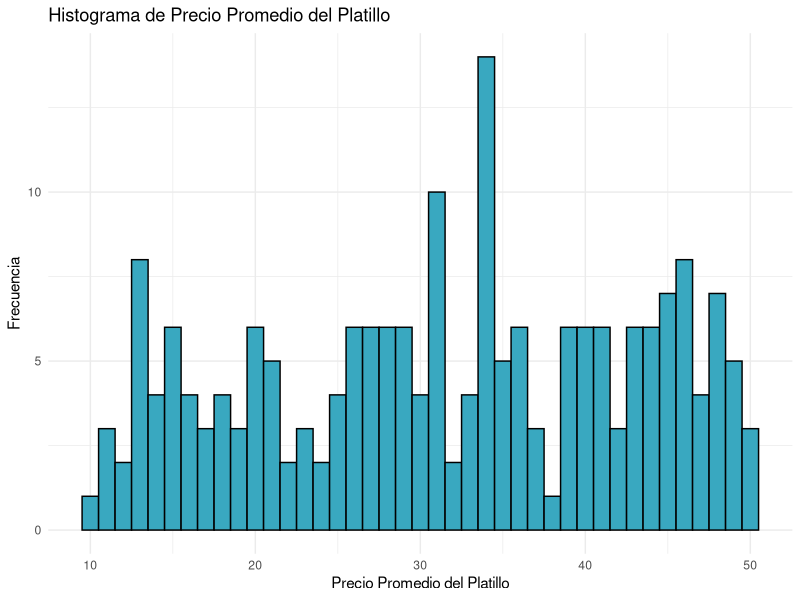
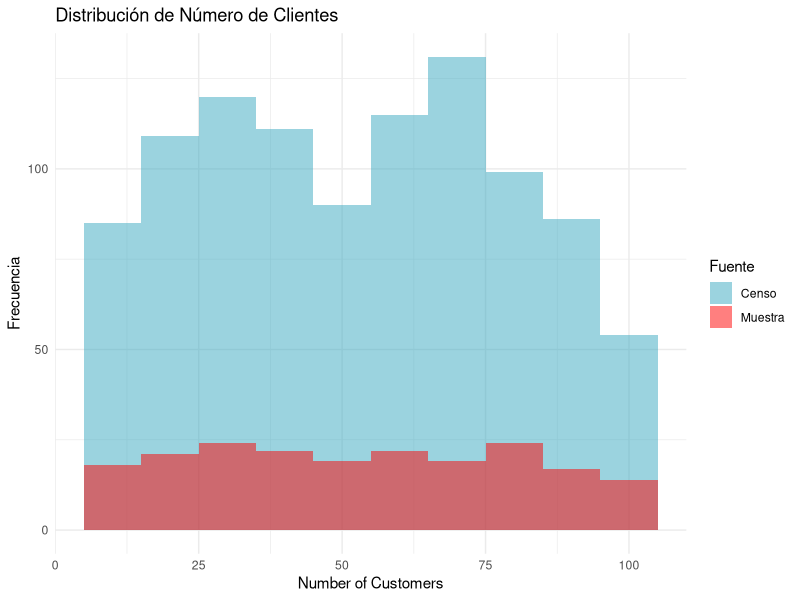

Reproduce these figures in R, in order.
## ---- chunk 1
library(tidyverse)
library(ggplot2)
foodtruck <- read_csv("foodtrucks.csv")
foodtruck20 <- read_csv("foodtrucks20.csv") 
## ---- chunk 2
head(foodtruck20)
## ---- chunk 3
summary(foodtruck20)
ggplot(foodtruck20, aes(x = Menu_Price)) +
  geom_histogram(binwidth = 1, fill = "#39a8c0", color = "black") +
  theme_minimal() +
  labs(title = "Histograma de Precio Promedio del Platillo",
       x = "Precio Promedio del Platillo",
       y = "Frecuencia")

## ---- chunk 4

t_test <- t.test(foodtruck20$Menu_Price, conf.level = 0.95)
cat("Podemos afirmar con un 95% de confianza que el precio promedio \ndel platillo se encuentra entre", "$",t_test$conf.int[1], "y $", t_test$conf.int[2], "MXM \n")

## ---- chunk 5
# Crear un data frame combinado para facilitar la leyenda
combined_data <- bind_rows(
  foodtruck %>% mutate(Source = "Censo"),
  foodtruck20 %>% mutate(Source = "Muestra")
)

ggplot(combined_data, aes(x = Number_of_Customers, fill = Source)) +
  geom_histogram(data = subset(combined_data, Source == "Censo"), 
                 binwidth = 10, alpha = 0.5) +
  geom_histogram(data = subset(combined_data, Source == "Muestra"), 
                 binwidth = 10, alpha = 0.5) +
  scale_fill_manual(values = c("Censo" = "#39a8c0", "Muestra" = "red")) +
  labs(title = "Distribución de Número de Clientes",
       x = "Number of Customers",
       y = "Frecuencia",
       fill = "Fuente") +  # Título de la leyenda
  theme_minimal()
